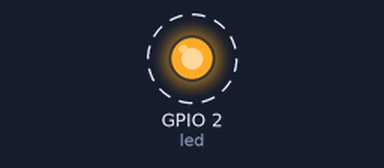
A program run on a simulated Raspberry Pi (BCM pin numbers). On the bench: output pins drawn as LEDs (lit = HIGH). Dashed ring = blinking.

Above: at 0.5 s.
Timing chart, 0 to 4.6 s (numbered marks = the images above):
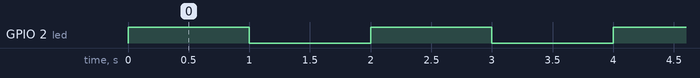

Measured:
- by itself, GPIO 2 (led): alternates HIGH for 1.0 s and LOW for 1.0 s

The program:

01_Blink_Led.py
```python
from gpiozero import LED
from time import sleep

led = LED(2)    # Define LED on GPIO pin 2

try:
    while True:
        led.on()    # Turn LED on
        sleep(1)    # Wait for 1 second
        led.off()   # Turn LED off
        sleep(1)    # Wait for 1 second

except KeyboardInterrupt:
    print("Exiting program")
    led.off()   # Ensure the LED is turned off when exiting
```
